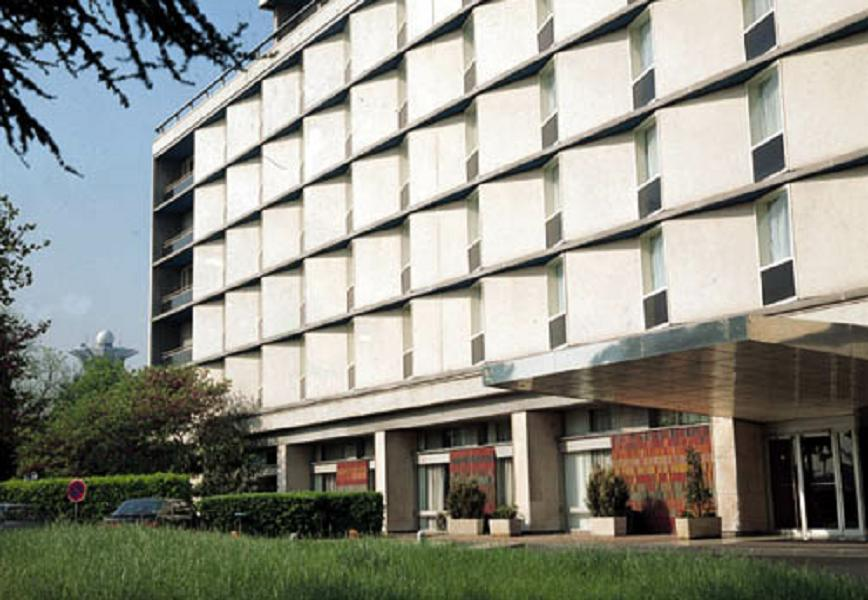
#> input picture 5to año/Procesamiento Digital de Imagenes/Tema 3 - Operaciones en el dominio frecuencial/Practica/building.jpg, 868 x 600 px, found by its file name
$ python p2_ej1.py
#> lines starting #> are read from the running program, lines starting #| are printed output that depends on the picture
import cv2
import numpy as np
import matplotlib.pyplot as plt

# ==========================================
# 1. Transformaciones Lineales
# ==========================================
def generar_lut_lineal(a, c):
    """Genera la Look-Up Table para la transformación s = a*r + c"""
    r = np.arange(256) # Valores de entrada de 0 a 255
    s = a * r + c
    # Recortar valores fuera del rango [0, 255] y convertir a uint8
    s_recortado = np.clip(s, 0, 255).astype(np.uint8)
    return s_recortado

def aplicar_lut(imagen, lut):
    """Aplica la LUT a una imagen usando OpenCV."""
    return cv2.LUT(imagen, lut)

# ==========================================
# 3. Negativo de la imagen
# ==========================================
def generar_lut_negativo():
    return generar_lut_lineal(-1,255)

# ==========================================
# 4. Transformaciones por tramos
# ==========================================
def generar_lut_tramos(puntos_x,puntos_y):
    r = np.arange(256)
    s = np.interp(r,puntos_x,puntos_y)
    return np.clip(s,0,255).astype(np.uint8)

def mostrar_resultados(imagen_original, lut, imagen_procesada, titulo="Resultados"):
    """Muestra la imagen original, la curva de la LUT y la imagen procesada."""
    plt.figure(figsize=(12, 4))
    plt.suptitle(titulo, fontsize=14)

    # Subplot 1: Imagen Original
    plt.subplot(1, 3, 1)
    plt.imshow(imagen_original, cmap='gray', vmin=0, vmax=255)
    plt.title("Imagen Original")
    plt.axis('off')

    # Subplot 2: El mapeo (la curva de la LUT)
    plt.subplot(1, 3, 2)
    plt.plot(lut, color='blue')
    plt.title("Mapeo Aplicado (LUT)")
    plt.xlabel("Entrada (r)")
    plt.ylabel("Salida (s)")
    plt.grid(True)
    plt.xlim([0, 255])
    plt.ylim([0, 255])

    # Subplot 3: Imagen Resultante
    plt.subplot(1, 3, 3)
    plt.imshow(imagen_procesada, cmap='gray', vmin=0, vmax=255)
    plt.title("Imagen Obtenida")
    plt.axis('off')

    # Ajustar el espaciado y mostrar la ventana
    plt.tight_layout()
    plt.show()

# ==========================================
# BLOQUE PRINCIPAL (Pruebas)
# ==========================================
if __name__ == "__main__":

    rutas_imagenes = [
        '../../imagenes/building.jpg'
       # '../../imagenes/rmn.jpg',
       # '../../imagenes/earth.bmp'
    ]

    pruebas_ac = [
        (1.0, 80, "Solo aumento de brillo"),
        (2.0, 0, "Aumento de contraste"),
        (0.5, 50, "Disminución de contraste + brillo"),
        (-1.0, 255, "Negativo de la imagen") # ¡Esto ya te resuelve el inciso 3!
    ]

    for ruta in rutas_imagenes:
        img = cv2.imread(ruta, 0)
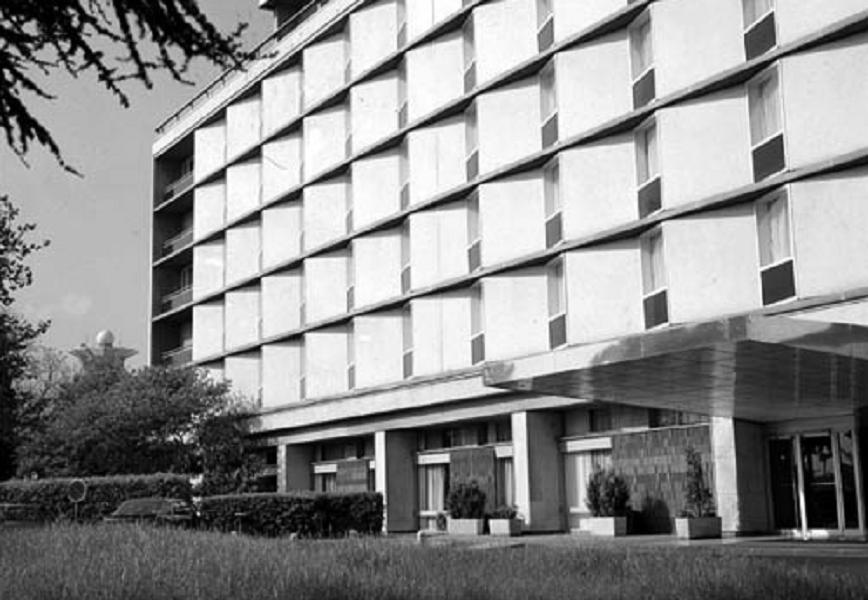
#> img: shape (600, 868); min 0, max 255, mean 142.3

        if img is None:
            print(f"Error: No se pudo cargar la imagen {ruta}. Saltando a la siguiente...")
            continue # Salta a la siguiente iteración si no encuentra la imagen

        for a_test, c_test, descripcion in pruebas_ac:

            # Generar la LUT
            lut_actual = generar_lut_lineal(a_test, c_test)

            # Aplicar la LUT a la imagen original
            img_res = cv2.LUT(img, lut_actual)

            # Mostrar todo. El programa pausará aquí hasta que cierres la ventana de matplotlib
            titulo_ventana = f"{descripcion} (a={a_test}, c={c_test}) - {ruta.split('/')[-1]}"
            mostrar_resultados(img, lut_actual, img_res, titulo_ventana)
#> this loop made 4 passes
#> pass 1, `img_res = cv2.LUT(img, lut_actual)`:
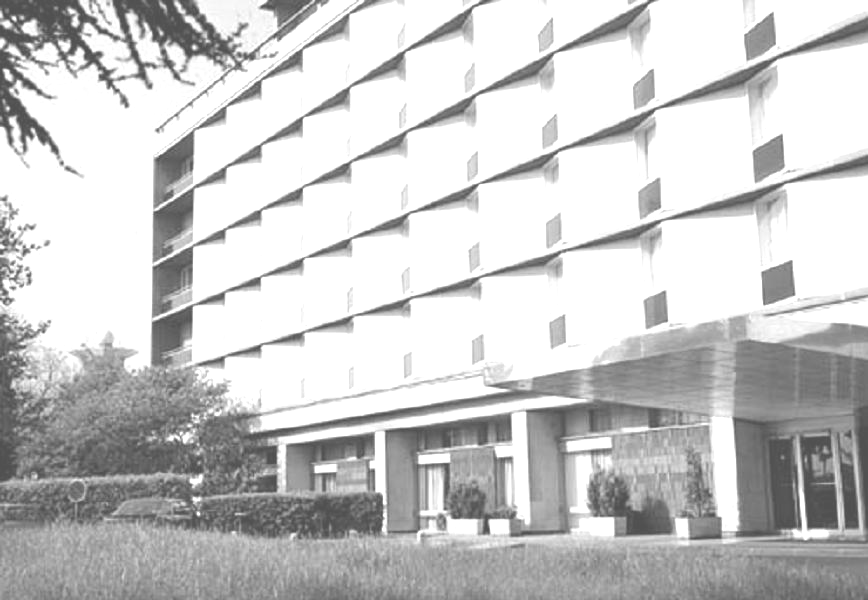
#> img_res: shape (600, 868); min 80, max 255, mean 200.8
#> pass 3, `img_res = cv2.LUT(img, lut_actual)`:
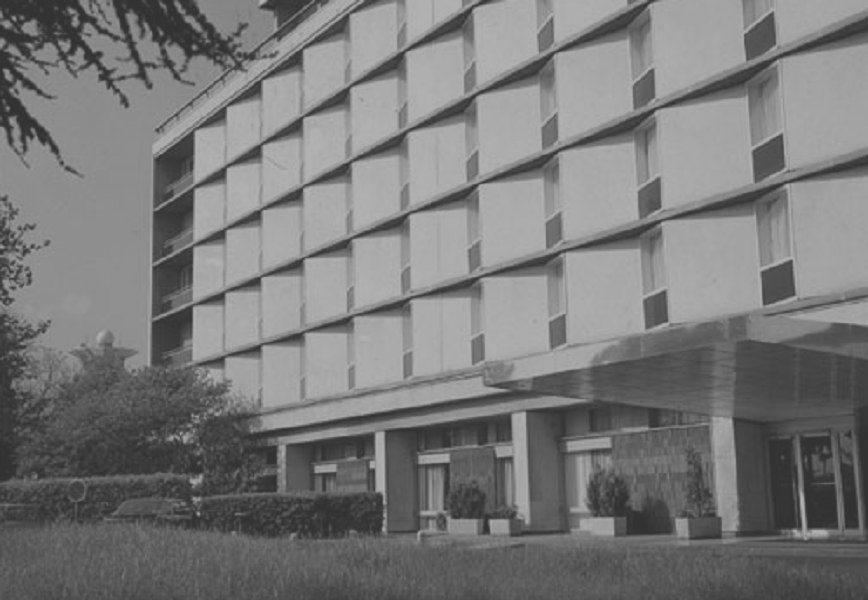
#> img_res: shape (600, 868); min 50, max 177, mean 120.9


    lut_neg = generar_lut_negativo()
    img_res_neg = aplicar_lut(img, lut_neg)
#> in aplicar_lut, `return cv2.LUT(imagen, lut)`:
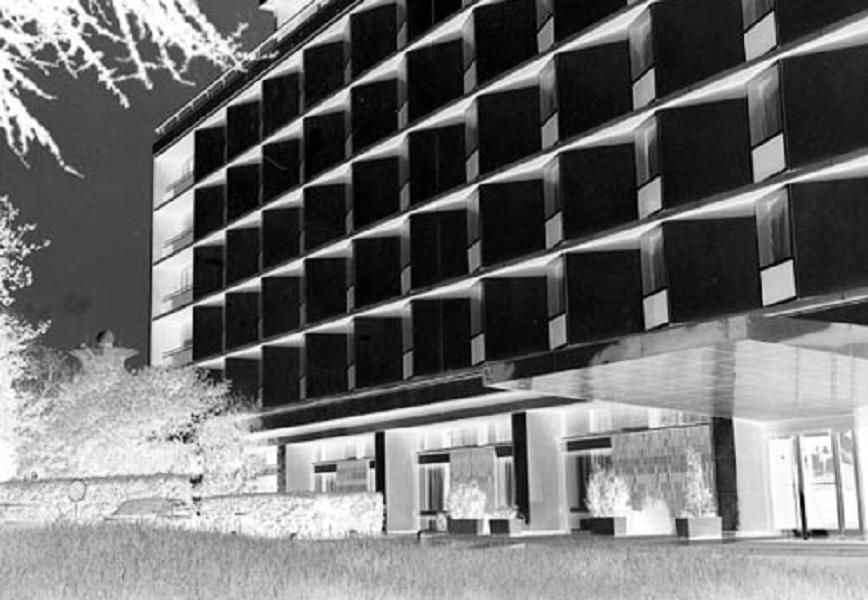
#> returned value: shape (600, 868); min 0, max 255, mean 112.7
    mostrar_resultados(img, lut_neg, img_res_neg, "Negativo de la Imagen")
#> in mostrar_resultados (call 5), `plt.show()`:
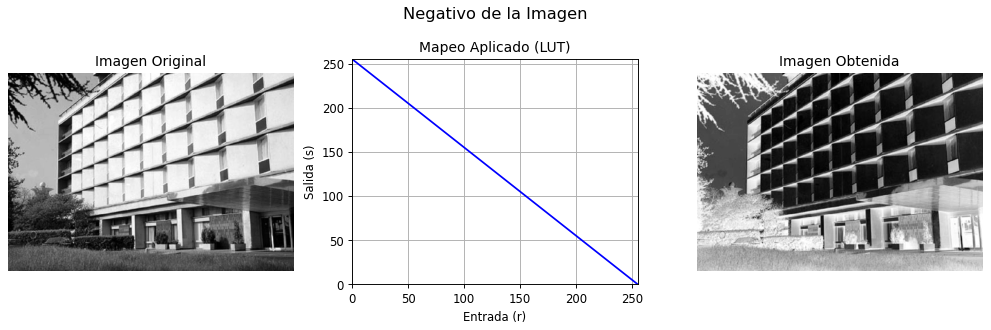
#> figure drawn by matplotlib, 3 panels; panel 2: curve peaks at x = 0, y = 255


    x_coords = [0, 80,  180, 255]
    y_coords = [0, 30,  220, 255]
    lut_tramos = generar_lut_tramos(x_coords, y_coords)
    img_res_tramos = aplicar_lut(img, lut_tramos)
#> in aplicar_lut (call 2), `return cv2.LUT(imagen, lut)`:
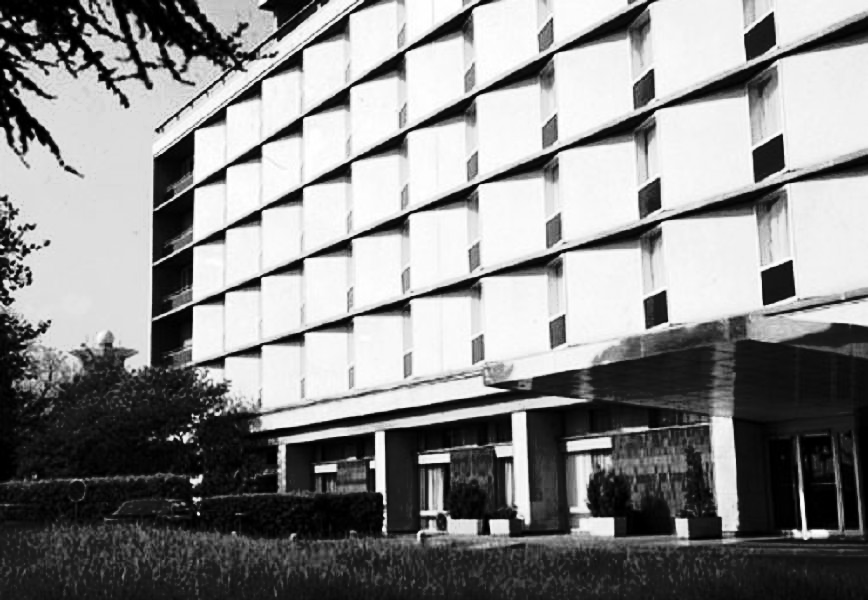
#> returned value: shape (600, 868); min 0, max 255, mean 137.3
    mostrar_resultados(img, lut_tramos, img_res_tramos, "Compresión/Estiramiento por Tramos")
#> in mostrar_resultados (call 6), `plt.show()`:
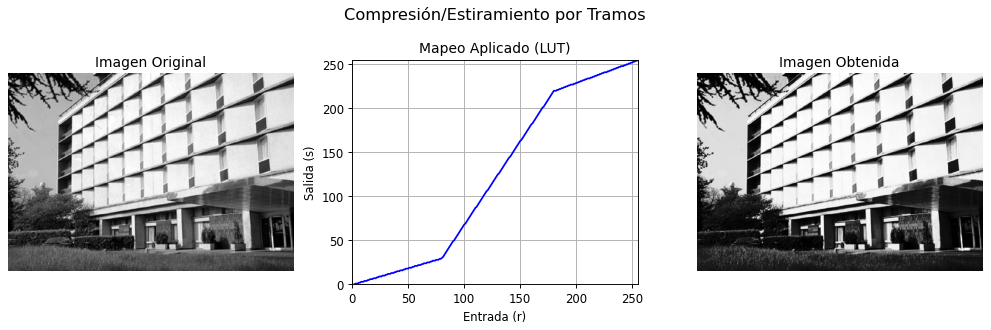
#> figure drawn by matplotlib, 3 panels; panel 2: curve peaks at x = 255, y = 255
